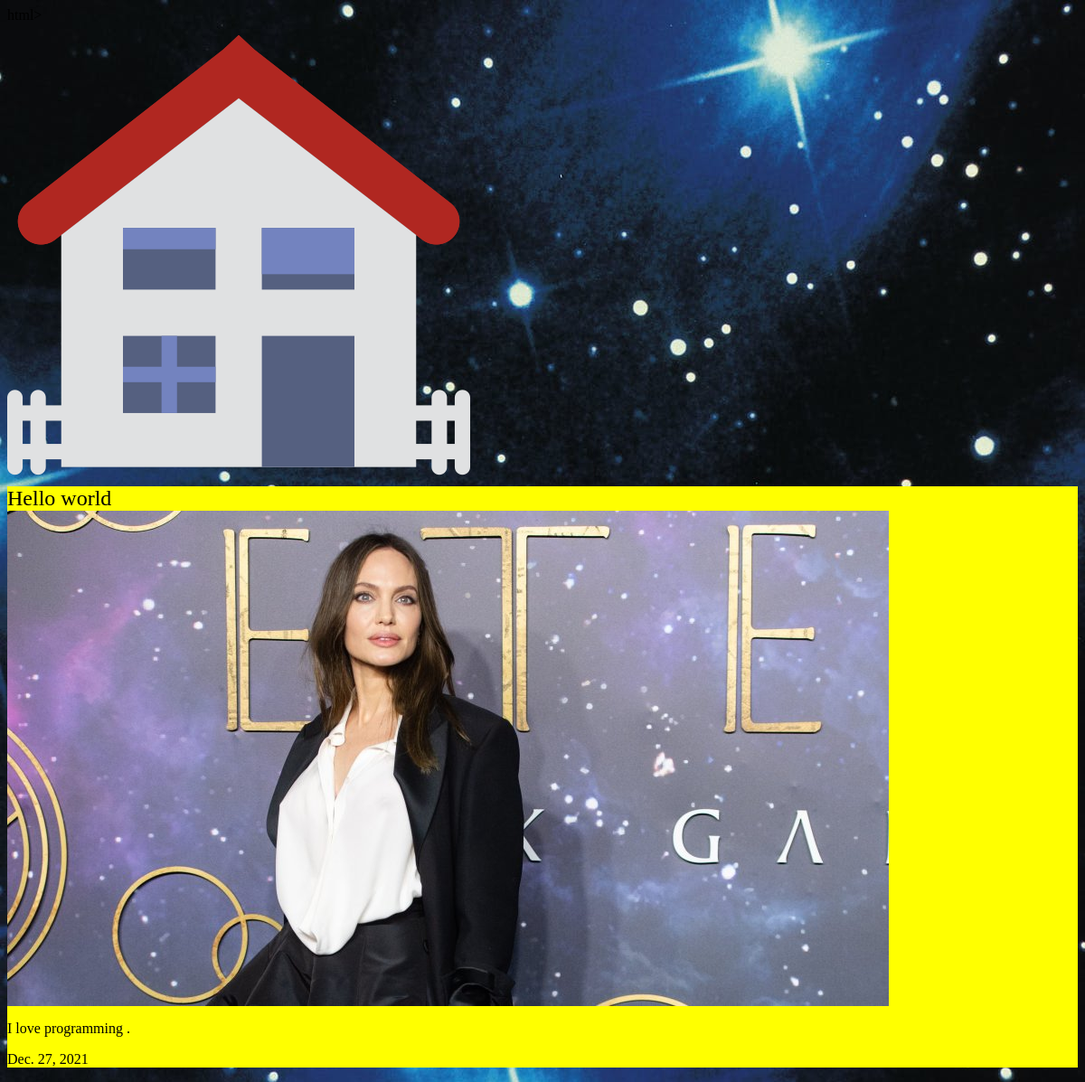
/articles/hello/, run on the app's committed database.
### articles/models.py (models this page shows, shortened)
class Article(models.Model):
    title = models.CharField(max_length=100)
    slug = models.SlugField()
    body = models.TextField()
    date = models.DateField(auto_now_add=True)
    thumb = models.ImageField(default='article.png', blank=True)

### articles/views.py (the view)
# urls.py: url(r'^(?P<slug>[\w-]+)/$',views.article_detail,name="detail")
def article_detail(request,slug):
    article=Article.objects.get(slug=slug)
    return render(request,"article_detail.html",{'article':article})

### articles/templates/article_detail.html
{% extends "base.html" %}
{% block content %}
<div class="article-detail">
    <div class="article">
     <h2>{{article.title}}</h2>
     <img src="{{article.thumb.url}}"/>
     <p>{{article.body}}</p>
     <p>{{article.date}}</p>
    </div>
</div>
{% endblock %}

### assets/styles.css (style rules this page uses)
body { background:blue; background-image: url(/static/stars.jpg); }
body * { font-family:Ubuntu; }
h1,h2,h3,h4,h5 { font-weight:normal; margin:0; }
.article { background:scroll; background-color: yellow; }

### data on the page
Article: title "Hello world", thumb (picture), body "I love programming .", date "Dec. 27, 2021"
